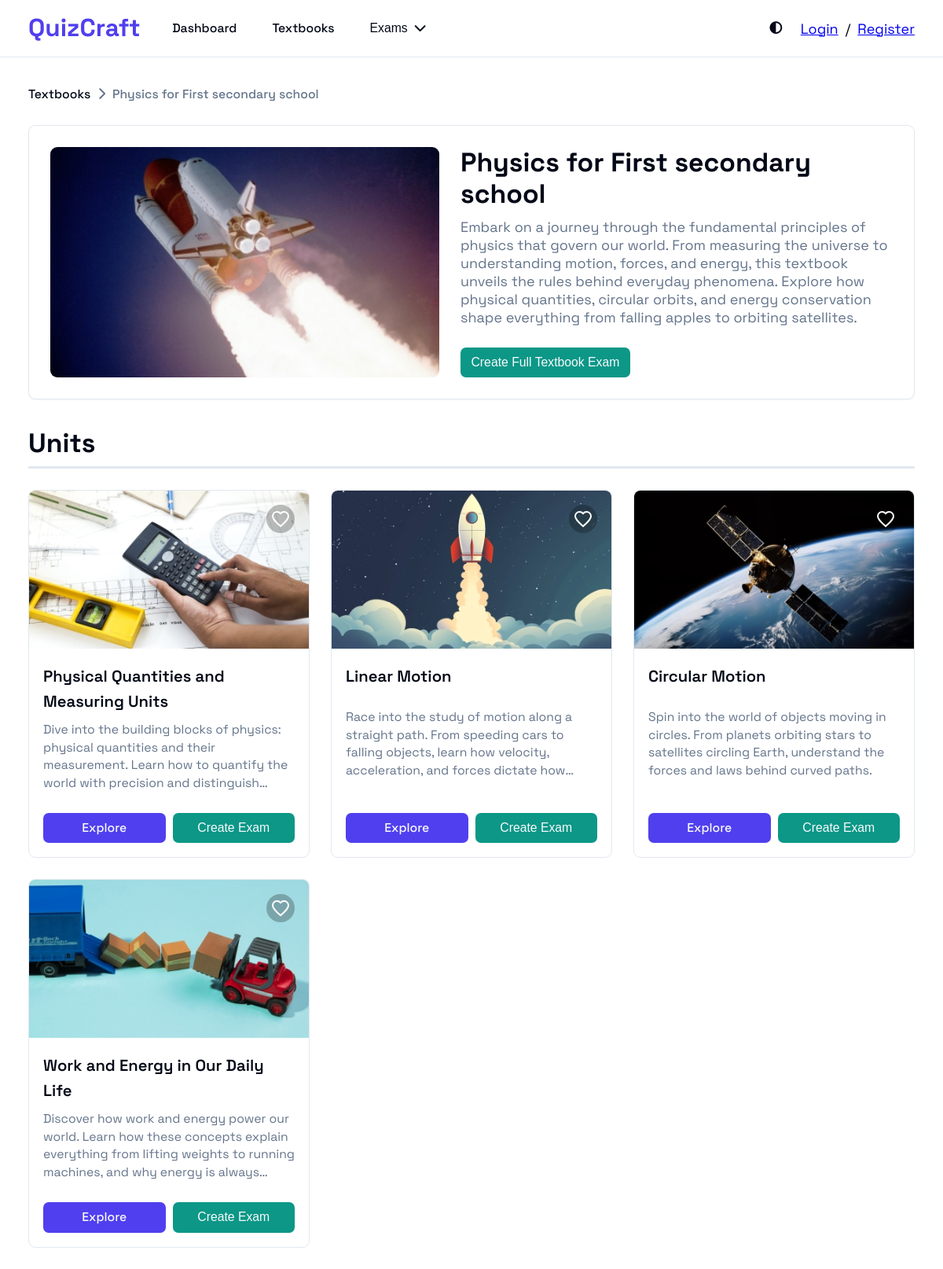
/scope/textbook-physics-for-first-secondary-school/, run on the app's committed database.
### scope/models.py (models this page shows, shortened)
class Scope(models.Model):
    class LevelChoices(models.IntegerChoices):
        TEXTBOOK = 0, "Textbook"
        UNIT = 1, "Unit"
        CHAPTER = 2, "Chapter"
        LESSON = 3, "Lesson"
    title = models.CharField(max_length=256)
    caption = models.TextField(blank=True, default="")
    cover = models.ImageField(null=True, blank=True)
    slug = models.SlugField(max_length=512, unique=True, editable=False)
    in_scope_order = models.PositiveSmallIntegerField(
        default=0
    )  # 0 is just for Textbooks since it is not sorted by this field and does not need sorting
    parent = models.ForeignKey(
        "self",
        null=True,
        blank=True,
        on_delete=models.CASCADE,
        related_name="children",
        related_query_name="child",
        db_index=True,
    )
    level = models.PositiveSmallIntegerField(
        choices=LevelChoices, default=LevelChoices.TEXTBOOK, editable=False
    )
    class Meta:
        ordering = ["in_scope_order"]
        constraints = [
            models.UniqueConstraint(
                fields=["parent", "in_scope_order"],
                condition=models.Q(parent__isnull=False),
                name="unique_scope_order_in_parent",
            ),
            models.UniqueConstraint(
                fields=["parent", "title"], name="unique_title_of_same_parent"
            ),
        ]
    @property
    def url(self):
        return reverse("scope-details", kwargs={"slug": self.slug})
    @property
    def type(self):
        return self.LevelChoices(self.level).label

### scope/views.py (the view)
# urls.py: path("<slug:slug>/", scope_browser, name="scope-details"),
def scope_browser(request, slug=None):
    if not request.user.is_authenticated:
        favorites_subquery = Scope.objects.none()
    else:
        favorites_subquery = request.user.profile.favorites.filter(id=OuterRef("id"))
    if slug:
        scope = get_object_or_404(Scope.objects.prefetch_related("children"), slug=slug)
        children = scope.children.annotate(is_fav=Exists(favorites_subquery))
        breadcrumbs = _get_breadcrumbs(scope)
    else:
        scope = None
        children = Scope.objects.filter(parent__isnull=True).annotate(
            is_fav=Exists(favorites_subquery)
        )
        breadcrumbs = []
    return render(
        request,
        "scope/index.html",
        context={
            "title": scope.title if scope else "Textbooks",
            "list_title": f"{children[0].type}s" if scope else "Textbooks",
            "parent": scope,
            "scopes": children,
            "breadcrumbs": breadcrumbs,
        },
    )

### scope/views.py (called while the page is built)
def _get_breadcrumbs(scope) -> list[Scope]:
    breadcrumbs = []
    while scope:
        breadcrumbs.insert(0, scope)
        scope = scope.parent
    return breadcrumbs

### scope/templates/scope/index.html (shortened to what this page needs)
{% extends "base.html" %}
{% load static %}
{% block css %}
<link rel="stylesheet" href="{% static 'css/base.css' %}">
<link rel="stylesheet" href="{% static 'css/header.css' %}">
<link rel="stylesheet" href="{% static 'css/scope.css' %}">
{% endblock css %}
{% block content %}
{% include "components/header.html" %}
<main class="container">
  {% include "components/breadcrumbs.html" with breadcrumbs=breadcrumbs %}
  {% if parent %}
  <section class="scope-parent" aria-label="Current Scope overview">
    <div class="scope-parent-thumbnail">
      <img src="{% if parent.cover %}{{ parent.cover.url }}{% else %}''{% endif %}" alt="{{ parent.title }}" width="400">
    </div>
    <div class="scope-parent-content">
      <h3 class="scope-parent-title">{{ parent.title }}</h3>
      <p class="scope-parent-description">{{ parent.caption }}</p>
      {% include "components/create_exam.html" with is_card=False type=parent.type id=parent.id %}
    </div>
  </section>
  {% endif %}
  <h2 class="cards-title">{{ list_title }}</h2>
  <section class="cards">
    {% for scope in scopes %}
      {% include "components/card.html" with scope=scope %}
    {% endfor %}
</main>
{% endblock content %}

### templates/base.html (shortened to what this page needs)
{% load static %}
<!DOCTYPE html>
<html lang="en">
  <head>
    {% block css %}
    {% endblock css %}
    <link rel="stylesheet" href="https://cdnjs.cloudflare.com/ajax/libs/font-awesome/6.0.0-beta3/css/all.min.css">
  </head>
  <body>
    {% block content %}
    {% endblock content %}
  </body>
</html>

### templates/components/header.html (shortened to what this page needs)
{% load static %}
<header class="main-header">
  <div class="header-container">
    <div class="header-content">
      <div class="header-left-content">
        <a href="{% url 'dashboard' %}" class="logo">
          <span>QuizCraft</span>
        </a>
        <nav class="main-nav">
          <ul>
            <li>
              <a href="{% url 'dashboard' %}">Dashboard</a>
            </li>
            <li>
              <a href="{% url 'textbooks' %}">Textbooks</a>
            </li>
            <li>
              <button class="header-exam-button">
                <span>Exams</span>
                <i class="fa-solid fa-chevron-down"></i>
              </button>
            </li>
          </ul>
        </nav>
      </div>
      <div class="header-right-content">
        <span class="theme-toggle-button"></span>
        <div class="auth-container">
          {% if user.is_authenticated %}
          <strong class="user-name">{{ user.username }}</strong>
          <div class="logout-button-container">
            {% include "components/logout_button.html" %}
          </div>
          {% else %}
          <a href="{% url 'login' %}">Login</a>
          <span>/</span>
          <a href="{% url 'register' %}">Register</a>
          {% endif %}
        </div>
      </div>
    </div>
  </div>
</header>

### templates/components/breadcrumbs.html
<nav class="breadcrumbs">
  <ul>
    {% if breadcrumbs|length > 0 %}
      <li>
        <a href="{% url 'textbooks' %}" class="breadcrumbs-link">Textbooks</a>
        <i class="fa-solid fa-chevron-right"></i>
    </li>
    {% else %}
      <li>
        <span class="breadcrumbs-link">
          Textbooks
        </span>
      </li>
    {% endif %}
    {% for breadcrumb in breadcrumbs %}
      <li>
        {% if not forloop.last %}
          <a href="{{ breadcrumb.url }}" class="breadcrumbs-link">
            {{ breadcrumb.title }}
          </a>
          <i class="fa-solid fa-chevron-right"></i>
        {% else %}
          <span class="breadcrumbs-link">
            {{ breadcrumb.title }}
          </span>
        {% endif %}
      </li>
    {% endfor %}
  </ul>
</nav>

### templates/components/create_exam.html (shortened to what this page needs)
<form action="{% url 'exam-create' %}" method="post" class="create-exam-form">
    <button type="submit" class="create-exam-btn">Create {% if not is_card %}Full {{ type }} {% endif %} Exam</button>
  </form>

### templates/components/card.html
<div class="card">
  <div class="thumbnail">
    {% if request.path != '/' %}
      {% include "components/favorites_button.html" with scope_id=scope.id is_fav=scope.is_fav %}
    {% endif %}
    <img src="{% if scope.cover %}{{ scope.cover.url }}{% else %}''{% endif %}" alt="{{ scope.title }}" width="400">
  </div>
  <div class="card-content">
    <h3 class="card-title">{{ scope.title }}</h3>
    <p class="card-caption">{{ scope.caption }}</p>
    <div class="card-actions">
      {% if scope.type != "Lesson" %}
        <a href="{{ scope.url }}">Explore</a>
      {% endif %}
      {% include "components/create_exam.html" with is_card=True type=scope.type id=scope.id %}
    </div>
  </div>
</div>

### templates/components/favorites_button.html (shortened to what this page needs)
<form method="post" action="{% url 'favorites' %}" class="favorite-form" data-scope-id="{{ scope.id }}">
    <button type="submit" aria-label="Toggle Favorite" class="favorite-btn">
        <svg class="heart-icon outline" viewBox="0 0 24 24" fill="none" stroke="white" stroke-width="2" width="24" height="24" style="{% if is_fav %}display:none{% else %}display:inline{% endif %}">
            <path d="M12 21.35l-1.45-1.32C5.4 15.36 2 12.28 2 8.5
                     2 5.42 4.42 3 7.5 3c1.74 0 3.41 0.81 4.5 2.09
                     C13.09 3.81 14.76 3 16.5 3
                     19.58 3 22 5.42 22 8.5
                     c0 3.78-3.4 6.86-8.55 11.54L12 21.35z"/>
        </svg>
    </button>
</form>

### static/css/base.css (style rules this page uses)
:root { --background: hsl(0, 0%, 100%); --foreground: hsl(222.2, 84%, 4.9%); --card: hsl(0, 0%, 100%); --card-foreground: hsl(222.2, 84%, 4.9%); --popover: hsl(0, 0%, 100%); --popover-foreground: hsl(222.2, 84%, 4.9%); --primary: hsl(246, 84%, 59%); --primary-foreground: hsl(210, 40%, 98%); --secondary: hsl(210, 40%, 96.1%); --secondary-foreground: hsl(222.2, 47.4%, 11.2%); --muted: hsl(210, 40%, 96.1%); --muted-foreground: hsl(215.4, 16.3%, 46.9%); --accent: hsl(173, 85%, 32%); --accent-foreground: hsl(210, 40%, 98%); --message-warning-fg: rgb(102, 60, 0); --message-warning-bg: rgb(255, 244, 229); --message-error-fg: rgb(152, 0, 0); --message-error-bg: rgb(255, 226, 183); --message-success-fg: rgb(1, 164, 1); --message-success-bg: rgb(226, 255, 226); --destructive: hsl(0, 84.2%, 60.2%); --destructive-foreground: hsl(210, 40%, 98%); --border: hsl(214.3, 31.8%, 91.4%); --input: hsl(214.3, 31.8%, 91.4%); --ring: hsl(222.2, 84%, 4.9%); --radius: 0.5rem; --sidebar-background: hsl(0, 0%, 98%); --sidebar-foreground: hsl(240, 5.3%, 26.1%); --sidebar-primary: hsl(240, 5.9%, 10%); --sidebar-primary-foreground: hsl(0, 0%, 98%); --sidebar-accent: hsl(240, 4.8%, 95.9%); --sidebar-accent-foreground: hsl(240, 5.9%, 10%); --sidebar-border: hsl(220, 13%, 91%); --sidebar-ring: hsl(217.2, 91.2%, 59.8%); }
* { box-sizing: border-box; margin: 0; padding: 0; }
html { font-family: 'spacegrotesk', sans-serif; font-weight: 400; font-size: 18px; }
body { min-height: 100vh; width: 100%; background-color: var(--background); color: var(--foreground); position: relative; display: flex; flex-direction: column; align-items: stretch; }
.container { max-width: 80rem; margin: 0 auto; padding: 2rem 1rem; width: 100%; }
@media (min-width: 640px) { .container { padding-left: 1.5rem; padding-right: 1.5rem; } }
@media (min-width: 1024px) { .container { padding-left: 2rem; padding-right: 2rem; } }

### static/css/header.css (style rules this page uses)
.main-header { background-color: var(--background); border-bottom: 1px solid var(--border); position: sticky; top: 0; z-index: 10; }
.header-container { max-width: 80rem; margin-left: auto; margin-right: auto; padding-left: 1rem; padding-right: 1rem; }
@media (min-width: 640px) { .header-container { padding-left: 1.5rem; padding-right: 1.5rem; } }
@media (min-width: 1024px) { .header-container { padding-left: 2rem; padding-right: 2rem; } }
.header-content { display: flex; justify-content: space-between; height: 4rem; }
.header-left-content { display: flex; align-items: center; }
.main-nav { display: none; }
@media (min-width: 1024px) { .main-nav { display: block; } }
.main-nav>ul { display: flex; align-items: center; gap: 1rem; margin-left: 1.5rem; list-style: none; }
.main-nav>ul>li { display: flex; align-items: center; gap: 0.5rem; cursor: pointer; position: relative; }
.auth-container { display: none; align-items: center; gap: 0.5rem; }
@media (min-width: 1024px) { .auth-container { display: flex; } }
.menu-button, .theme-toggle-button { display: flex; align-items: center; cursor: pointer; border-radius: var(--radius); }

### data on the page
Scope: title "Physics for First secondary school", cover (picture), caption "Embark on a journey through the fundamental principles of physics that govern our world. From measuring the universe to understanding motion, forces, and energy, this textbook unveils the rules behind everyday phenomena. Explore how physical quantities, circular orbits, and energy conservation shape everything from falling apples to orbiting satellites."
Scope: cover (picture), title "Physical Quantities and Measuring Units", caption "Dive into the building blocks of physics: physical quantities and their measurement. Learn how to quantify the world with precision and…"
Scope: cover (picture), title "Linear Motion", caption "Race into the study of motion along a straight path. From speeding cars to falling objects, learn how velocity, acceleration, and forces dictate…"
Scope: cover (picture), title "Circular Motion", caption "Spin into the world of objects moving in circles. From planets orbiting stars to satellites circling Earth, understand the forces and laws behind curved paths."
Scope: cover (picture), title "Work and Energy in Our Daily Life", caption "Discover how work and energy power our world. Learn how these concepts explain everything from lifting weights to running machines, and why energy is…"

### other printed values
{{ type }} "Textbook"
{{ list_title }} "Units"
